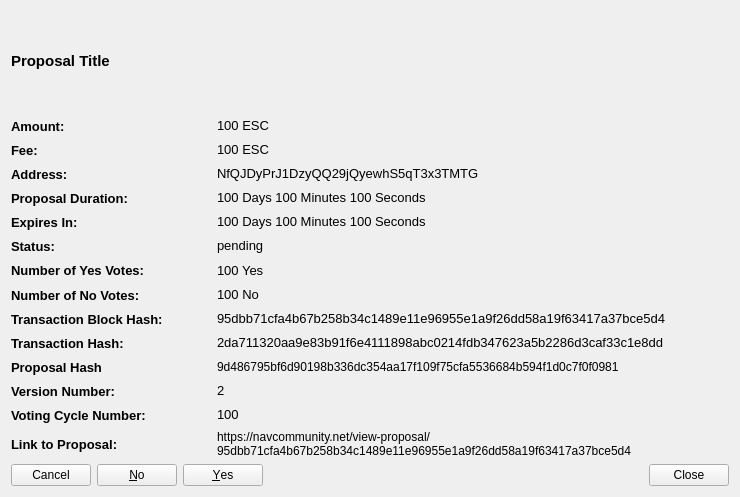
<?xml version="1.0" encoding="UTF-8"?>
<ui version="4.0">
 <class>CommunityFundDisplayDetailed</class>
 <widget class="QWidget" name="CommunityFundDisplayDetailed">
  <property name="geometry">
   <rect>
    <x>0</x>
    <y>0</y>
    <width>740</width>
    <height>497</height>
   </rect>
  </property>
  <property name="sizePolicy">
   <sizepolicy hsizetype="Preferred" vsizetype="Expanding">
    <horstretch>0</horstretch>
    <verstretch>0</verstretch>
   </sizepolicy>
  </property>
  <property name="minimumSize">
   <size>
    <width>740</width>
    <height>497</height>
   </size>
  </property>
  <property name="windowTitle">
   <string>Proposal Details</string>
  </property>
  <layout class="QVBoxLayout" name="verticalLayout_3">
   <item>
    <widget class="QLabel" name="labelProposalTitle">
     <property name="sizePolicy">
      <sizepolicy hsizetype="Preferred" vsizetype="Expanding">
       <horstretch>0</horstretch>
       <verstretch>0</verstretch>
      </sizepolicy>
     </property>
     <property name="maximumSize">
      <size>
       <width>16777215</width>
       <height>100</height>
      </size>
     </property>
     <property name="font">
      <font>
       <pointsize>11</pointsize>
       <weight>75</weight>
       <bold>true</bold>
      </font>
     </property>
     <property name="text">
      <string>Proposal Title</string>
     </property>
     <property name="wordWrap">
      <bool>true</bool>
     </property>
     <property name="openExternalLinks">
      <bool>false</bool>
     </property>
    </widget>
   </item>
   <item>
    <layout class="QVBoxLayout" name="verticalLayoutDetailedInfomation">
     <item>
      <layout class="QHBoxLayout" name="horizontalLayoutAmount">
       <item>
        <widget class="QLabel" name="labelAmountTitle">
         <property name="sizePolicy">
          <sizepolicy hsizetype="Fixed" vsizetype="Preferred">
           <horstretch>0</horstretch>
           <verstretch>0</verstretch>
          </sizepolicy>
         </property>
         <property name="minimumSize">
          <size>
           <width>200</width>
           <height>0</height>
          </size>
         </property>
         <property name="font">
          <font>
           <pointsize>10</pointsize>
           <weight>75</weight>
           <bold>true</bold>
          </font>
         </property>
         <property name="text">
          <string>Amount:</string>
         </property>
         <property name="textInteractionFlags">
          <set>Qt::NoTextInteraction</set>
         </property>
        </widget>
       </item>
       <item>
        <widget class="QLabel" name="labelAmount">
         <property name="font">
          <font>
           <pointsize>10</pointsize>
          </font>
         </property>
         <property name="text">
          <string>100 ESC</string>
         </property>
         <property name="textInteractionFlags">
          <set>Qt::TextSelectableByMouse</set>
         </property>
        </widget>
       </item>
      </layout>
     </item>
     <item>
      <layout class="QHBoxLayout" name="horizontalLayoutFee">
       <item>
        <widget class="QLabel" name="labelFeeTitle">
         <property name="sizePolicy">
          <sizepolicy hsizetype="Fixed" vsizetype="Preferred">
           <horstretch>0</horstretch>
           <verstretch>0</verstretch>
          </sizepolicy>
         </property>
         <property name="minimumSize">
          <size>
           <width>200</width>
           <height>0</height>
          </size>
         </property>
         <property name="font">
          <font>
           <pointsize>10</pointsize>
           <weight>75</weight>
           <bold>true</bold>
          </font>
         </property>
         <property name="text">
          <string>Fee:</string>
         </property>
         <property name="textInteractionFlags">
          <set>Qt::NoTextInteraction</set>
         </property>
        </widget>
       </item>
       <item>
        <widget class="QLabel" name="labelFee">
         <property name="font">
          <font>
           <pointsize>10</pointsize>
          </font>
         </property>
         <property name="text">
          <string>100 ESC</string>
         </property>
         <property name="textInteractionFlags">
          <set>Qt::TextSelectableByMouse</set>
         </property>
        </widget>
       </item>
      </layout>
     </item>
     <item>
      <layout class="QHBoxLayout" name="horizontalLayoutAddress">
       <item>
        <widget class="QLabel" name="labelAddressTitle">
         <property name="sizePolicy">
          <sizepolicy hsizetype="Fixed" vsizetype="Preferred">
           <horstretch>0</horstretch>
           <verstretch>0</verstretch>
          </sizepolicy>
         </property>
         <property name="minimumSize">
          <size>
           <width>200</width>
           <height>0</height>
          </size>
         </property>
         <property name="font">
          <font>
           <pointsize>10</pointsize>
           <weight>75</weight>
           <bold>true</bold>
          </font>
         </property>
         <property name="text">
          <string>Address:</string>
         </property>
         <property name="textInteractionFlags">
          <set>Qt::NoTextInteraction</set>
         </property>
        </widget>
       </item>
       <item>
        <widget class="QLabel" name="labelAddress">
         <property name="font">
          <font>
           <pointsize>10</pointsize>
          </font>
         </property>
         <property name="text">
          <string>NfQJDyPrJ1DzyQQ29jQyewhS5qT3x3TMTG</string>
         </property>
         <property name="textInteractionFlags">
          <set>Qt::TextSelectableByMouse</set>
         </property>
        </widget>
       </item>
      </layout>
     </item>
     <item>
      <layout class="QHBoxLayout" name="horizontalLayoutDeadline">
       <item>
        <widget class="QLabel" name="labelDeadlineTitle">
         <property name="sizePolicy">
          <sizepolicy hsizetype="Fixed" vsizetype="Preferred">
           <horstretch>0</horstretch>
           <verstretch>0</verstretch>
          </sizepolicy>
         </property>
         <property name="minimumSize">
          <size>
           <width>200</width>
           <height>0</height>
          </size>
         </property>
         <property name="font">
          <font>
           <pointsize>10</pointsize>
           <weight>75</weight>
           <bold>true</bold>
          </font>
         </property>
         <property name="text">
          <string>Proposal Duration:</string>
         </property>
         <property name="textInteractionFlags">
          <set>Qt::NoTextInteraction</set>
         </property>
        </widget>
       </item>
       <item>
        <widget class="QLabel" name="labelDeadline">
         <property name="font">
          <font>
           <pointsize>10</pointsize>
          </font>
         </property>
         <property name="text">
          <string>100 Days 100 Minutes 100 Seconds</string>
         </property>
         <property name="textInteractionFlags">
          <set>Qt::TextSelectableByMouse</set>
         </property>
        </widget>
       </item>
      </layout>
     </item>
     <item>
      <layout class="QHBoxLayout" name="horizontalLayoutExpiresIn">
       <item>
        <widget class="QLabel" name="labelExpiresInTitle">
         <property name="sizePolicy">
          <sizepolicy hsizetype="Fixed" vsizetype="Preferred">
           <horstretch>0</horstretch>
           <verstretch>0</verstretch>
          </sizepolicy>
         </property>
         <property name="minimumSize">
          <size>
           <width>200</width>
           <height>0</height>
          </size>
         </property>
         <property name="font">
          <font>
           <pointsize>10</pointsize>
           <weight>75</weight>
           <bold>true</bold>
          </font>
         </property>
         <property name="text">
          <string>Expires In:</string>
         </property>
         <property name="textInteractionFlags">
          <set>Qt::NoTextInteraction</set>
         </property>
        </widget>
       </item>
       <item>
        <widget class="QLabel" name="labelExpiresIn">
         <property name="font">
          <font>
           <pointsize>10</pointsize>
          </font>
         </property>
         <property name="text">
          <string>100 Days 100 Minutes 100 Seconds</string>
         </property>
         <property name="textInteractionFlags">
          <set>Qt::TextSelectableByMouse</set>
         </property>
        </widget>
       </item>
      </layout>
     </item>
     <item>
      <layout class="QHBoxLayout" name="horizontalLayoutStatus">
       <item>
        <widget class="QLabel" name="labelStatusTitle">
         <property name="sizePolicy">
          <sizepolicy hsizetype="Fixed" vsizetype="Preferred">
           <horstretch>0</horstretch>
           <verstretch>0</verstretch>
          </sizepolicy>
         </property>
         <property name="minimumSize">
          <size>
           <width>200</width>
           <height>0</height>
          </size>
         </property>
         <property name="font">
          <font>
           <pointsize>10</pointsize>
           <weight>75</weight>
           <bold>true</bold>
          </font>
         </property>
         <property name="text">
          <string>Status:</string>
         </property>
         <property name="textInteractionFlags">
          <set>Qt::NoTextInteraction</set>
         </property>
        </widget>
       </item>
       <item>
        <widget class="QLabel" name="labelStatus">
         <property name="font">
          <font>
           <pointsize>10</pointsize>
          </font>
         </property>
         <property name="text">
          <string>pending</string>
         </property>
         <property name="textInteractionFlags">
          <set>Qt::TextSelectableByMouse</set>
         </property>
        </widget>
       </item>
      </layout>
     </item>
     <item>
      <layout class="QHBoxLayout" name="horizontalLayoutNumberYesVotes">
       <item>
        <widget class="QLabel" name="labelNumberOfYesVotesTitle">
         <property name="sizePolicy">
          <sizepolicy hsizetype="Fixed" vsizetype="Preferred">
           <horstretch>0</horstretch>
           <verstretch>0</verstretch>
          </sizepolicy>
         </property>
         <property name="minimumSize">
          <size>
           <width>200</width>
           <height>0</height>
          </size>
         </property>
         <property name="font">
          <font>
           <pointsize>10</pointsize>
           <weight>75</weight>
           <bold>true</bold>
          </font>
         </property>
         <property name="text">
          <string>Number of Yes Votes:</string>
         </property>
         <property name="textInteractionFlags">
          <set>Qt::NoTextInteraction</set>
         </property>
        </widget>
       </item>
       <item>
        <widget class="QLabel" name="labelNumberOfYesVotes">
         <property name="font">
          <font>
           <pointsize>10</pointsize>
          </font>
         </property>
         <property name="text">
          <string>100 Yes</string>
         </property>
         <property name="textInteractionFlags">
          <set>Qt::TextSelectableByMouse</set>
         </property>
        </widget>
       </item>
      </layout>
     </item>
     <item>
      <layout class="QHBoxLayout" name="horizontalLayoutNumberNoVotes">
       <item>
        <widget class="QLabel" name="labelNumberOfNoVotesTitle">
         <property name="sizePolicy">
          <sizepolicy hsizetype="Fixed" vsizetype="Preferred">
           <horstretch>0</horstretch>
           <verstretch>0</verstretch>
          </sizepolicy>
         </property>
         <property name="minimumSize">
          <size>
           <width>200</width>
           <height>0</height>
          </size>
         </property>
         <property name="font">
          <font>
           <pointsize>10</pointsize>
           <weight>75</weight>
           <bold>true</bold>
          </font>
         </property>
         <property name="text">
          <string>Number of No Votes:</string>
         </property>
         <property name="textInteractionFlags">
          <set>Qt::NoTextInteraction</set>
         </property>
        </widget>
       </item>
       <item>
        <widget class="QLabel" name="labelNumberOfNoVotes">
         <property name="font">
          <font>
           <pointsize>10</pointsize>
          </font>
         </property>
         <property name="text">
          <string>100 No</string>
         </property>
         <property name="textInteractionFlags">
          <set>Qt::TextSelectableByMouse</set>
         </property>
        </widget>
       </item>
      </layout>
     </item>
     <item>
      <layout class="QHBoxLayout" name="horizontalLayoutTransactionBlockHash">
       <item>
        <widget class="QLabel" name="labelTransactionBlockHashTitle">
         <property name="sizePolicy">
          <sizepolicy hsizetype="Fixed" vsizetype="Preferred">
           <horstretch>0</horstretch>
           <verstretch>0</verstretch>
          </sizepolicy>
         </property>
         <property name="minimumSize">
          <size>
           <width>200</width>
           <height>0</height>
          </size>
         </property>
         <property name="font">
          <font>
           <pointsize>10</pointsize>
           <weight>75</weight>
           <bold>true</bold>
          </font>
         </property>
         <property name="text">
          <string>Transaction Block Hash:</string>
         </property>
         <property name="textInteractionFlags">
          <set>Qt::NoTextInteraction</set>
         </property>
        </widget>
       </item>
       <item>
        <widget class="QLabel" name="labelTransactionBlockHash">
         <property name="font">
          <font>
           <pointsize>10</pointsize>
          </font>
         </property>
         <property name="text">
          <string>95dbb71cfa4b67b258b34c1489e11e96955e1a9f26dd58a19f63417a37bce5d4</string>
         </property>
         <property name="textInteractionFlags">
          <set>Qt::TextSelectableByMouse</set>
         </property>
        </widget>
       </item>
      </layout>
     </item>
     <item>
      <layout class="QHBoxLayout" name="horizontalLayoutTransactionHash">
       <item>
        <widget class="QLabel" name="labelTransactionHashTitle">
         <property name="sizePolicy">
          <sizepolicy hsizetype="Fixed" vsizetype="Preferred">
           <horstretch>0</horstretch>
           <verstretch>0</verstretch>
          </sizepolicy>
         </property>
         <property name="minimumSize">
          <size>
           <width>200</width>
           <height>0</height>
          </size>
         </property>
         <property name="font">
          <font>
           <pointsize>10</pointsize>
           <weight>75</weight>
           <bold>true</bold>
          </font>
         </property>
         <property name="text">
          <string>Transaction Hash:</string>
         </property>
         <property name="textInteractionFlags">
          <set>Qt::NoTextInteraction</set>
         </property>
        </widget>
       </item>
       <item>
        <widget class="QLabel" name="labelTransactionHash">
         <property name="font">
          <font>
           <pointsize>10</pointsize>
          </font>
         </property>
         <property name="text">
          <string>2da711320aa9e83b91f6e4111898abc0214fdb347623a5b2286d3caf33c1e8dd</string>
         </property>
         <property name="textInteractionFlags">
          <set>Qt::TextSelectableByMouse</set>
         </property>
        </widget>
       </item>
      </layout>
     </item>
     <item>
      <layout class="QHBoxLayout" name="horizontalLayout">
       <property name="topMargin">
        <number>0</number>
       </property>
       <item>
        <widget class="QLabel" name="labelProposalHashTitle">
         <property name="sizePolicy">
          <sizepolicy hsizetype="Minimum" vsizetype="Preferred">
           <horstretch>0</horstretch>
           <verstretch>0</verstretch>
          </sizepolicy>
         </property>
         <property name="minimumSize">
          <size>
           <width>200</width>
           <height>0</height>
          </size>
         </property>
         <property name="maximumSize">
          <size>
           <width>200</width>
           <height>16777215</height>
          </size>
         </property>
         <property name="font">
          <font>
           <pointsize>10</pointsize>
           <weight>75</weight>
           <bold>true</bold>
          </font>
         </property>
         <property name="text">
          <string>Proposal Hash</string>
         </property>
        </widget>
       </item>
       <item>
        <widget class="QLabel" name="labelProposalHash">
         <property name="text">
          <string>9d486795bf6d90198b336dc354aa17f109f75cfa5536684b594f1d0c7f0f0981</string>
         </property>
         <property name="textInteractionFlags">
          <set>Qt::TextSelectableByMouse</set>
         </property>
        </widget>
       </item>
      </layout>
     </item>
     <item>
      <layout class="QHBoxLayout" name="horizontalLayoutVersionNumber">
       <item>
        <widget class="QLabel" name="labelVersionNumberTitle">
         <property name="sizePolicy">
          <sizepolicy hsizetype="Fixed" vsizetype="Preferred">
           <horstretch>0</horstretch>
           <verstretch>0</verstretch>
          </sizepolicy>
         </property>
         <property name="minimumSize">
          <size>
           <width>200</width>
           <height>0</height>
          </size>
         </property>
         <property name="font">
          <font>
           <pointsize>10</pointsize>
           <weight>75</weight>
           <bold>true</bold>
          </font>
         </property>
         <property name="text">
          <string>Version Number:</string>
         </property>
         <property name="textInteractionFlags">
          <set>Qt::NoTextInteraction</set>
         </property>
        </widget>
       </item>
       <item>
        <widget class="QLabel" name="labelVersionNumber">
         <property name="font">
          <font>
           <pointsize>10</pointsize>
          </font>
         </property>
         <property name="text">
          <string>2</string>
         </property>
         <property name="textInteractionFlags">
          <set>Qt::TextSelectableByMouse</set>
         </property>
        </widget>
       </item>
      </layout>
     </item>
     <item>
      <layout class="QHBoxLayout" name="horizontalLayoutVotingCycleNumber">
       <item>
        <widget class="QLabel" name="labelVOtingCycleNumberTitle">
         <property name="sizePolicy">
          <sizepolicy hsizetype="Fixed" vsizetype="Preferred">
           <horstretch>0</horstretch>
           <verstretch>0</verstretch>
          </sizepolicy>
         </property>
         <property name="minimumSize">
          <size>
           <width>200</width>
           <height>0</height>
          </size>
         </property>
         <property name="font">
          <font>
           <pointsize>10</pointsize>
           <weight>75</weight>
           <bold>true</bold>
          </font>
         </property>
         <property name="text">
          <string>Voting Cycle Number:</string>
         </property>
         <property name="textInteractionFlags">
          <set>Qt::NoTextInteraction</set>
         </property>
        </widget>
       </item>
       <item>
        <widget class="QLabel" name="labelVotingCycleNumber">
         <property name="font">
          <font>
           <pointsize>10</pointsize>
          </font>
         </property>
         <property name="text">
          <string>100</string>
         </property>
         <property name="textInteractionFlags">
          <set>Qt::TextSelectableByMouse</set>
         </property>
        </widget>
       </item>
      </layout>
     </item>
     <item>
      <layout class="QHBoxLayout" name="horizontalLayoutLinkToProposal">
       <item>
        <widget class="QLabel" name="labelLinkToProposalTitle">
         <property name="sizePolicy">
          <sizepolicy hsizetype="Fixed" vsizetype="Preferred">
           <horstretch>0</horstretch>
           <verstretch>0</verstretch>
          </sizepolicy>
         </property>
         <property name="minimumSize">
          <size>
           <width>200</width>
           <height>0</height>
          </size>
         </property>
         <property name="font">
          <font>
           <pointsize>10</pointsize>
           <weight>75</weight>
           <bold>true</bold>
          </font>
         </property>
         <property name="text">
          <string>Link to Proposal:</string>
         </property>
         <property name="textInteractionFlags">
          <set>Qt::NoTextInteraction</set>
         </property>
        </widget>
       </item>
       <item>
        <widget class="QLabel" name="labelLinkToProposal">
         <property name="text">
          <string>https://navcommunity.net/view-proposal/95dbb71cfa4b67b258b34c1489e11e96955e1a9f26dd58a19f63417a37bce5d4</string>
         </property>
         <property name="wordWrap">
          <bool>true</bool>
         </property>
         <property name="openExternalLinks">
          <bool>true</bool>
         </property>
         <property name="textInteractionFlags">
          <set>Qt::TextBrowserInteraction</set>
         </property>
        </widget>
       </item>
      </layout>
     </item>
     <item>
      <layout class="QHBoxLayout" name="horizontalLayoutButtons">
       <item>
        <widget class="QDialogButtonBox" name="buttonBoxYesNoVote">
         <property name="layoutDirection">
          <enum>Qt::RightToLeft</enum>
         </property>
         <property name="standardButtons">
          <set>QDialogButtonBox::Cancel|QDialogButtonBox::No|QDialogButtonBox::Yes</set>
         </property>
        </widget>
       </item>
       <item>
        <spacer name="horizontalSpacerButtons">
         <property name="orientation">
          <enum>Qt::Horizontal</enum>
         </property>
         <property name="sizeHint" stdset="0">
          <size>
           <width>40</width>
           <height>20</height>
          </size>
         </property>
        </spacer>
       </item>
       <item>
        <widget class="QPushButton" name="pushButtonClose">
         <property name="text">
          <string>Close</string>
         </property>
        </widget>
       </item>
      </layout>
     </item>
    </layout>
   </item>
  </layout>
 </widget>
 <resources/>
 <connections/>
</ui>
